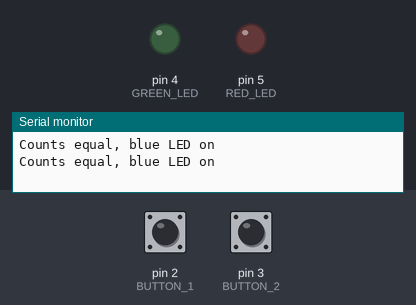
This sketch was run on a simulated Arduino Uno, built with avr-gcc and run on an emulated ATmega328P. Shown: output pins drawn as LEDs (lit = HIGH), the last lines printed to the serial monitor. Inputs (shaded band) come from the test bench; at power-on: pin 2 (BUTTON_1) HIGH, pin 3 (BUTTON_2) HIGH.

Above: at 1.2 s.
1.3 s: pin 2 (BUTTON_1) pulled LOW for 0.15 s
At 2.2 s:
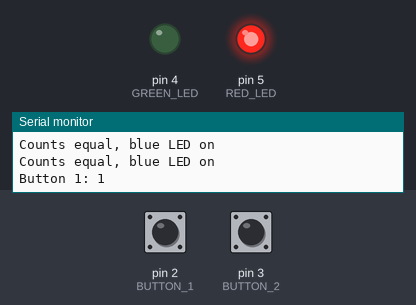
3.0 s: pin 3 (BUTTON_2) pulled LOW for 0.15 s
At 4.0 s:
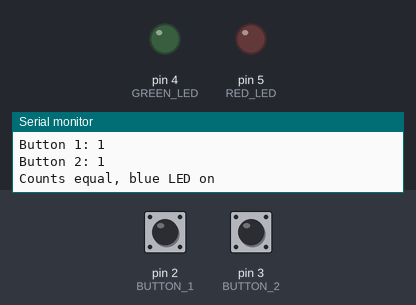
4.6 s: pin 3 (BUTTON_2) pulled LOW for 1 s
At 6.0 s:
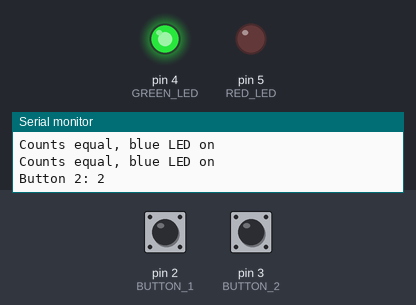
7.1 s: pin 2 (BUTTON_1) pulled LOW for 1 s
At 8.4 s:
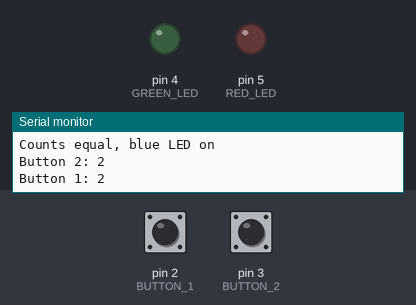
Timing chart, 0 to 10.1 s (numbered marks = the images above; inputs shaded):
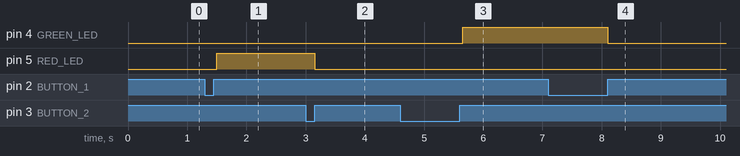

The sketch:

Problem1.ino
```cpp
// define pins
#define BUTTON_1 2
#define BUTTON_2 3
#define RED_LED 5
#define GREEN_LED 4

#define TIME 500

// init button counts
int button1count = 0;
int button2count = 0;

// init button flags, volatile since its in main loop and ISR
volatile int button1flag = 0;
volatile int button2flag = 0;

void setup() {
  // Begin Communication
  Serial.begin(9600);

  // Init I/Os
  pinMode(RED_LED, OUTPUT);
  pinMode(GREEN_LED, OUTPUT);
  pinMode(BUTTON_1, INPUT_PULLUP);
  pinMode(BUTTON_2, INPUT_PULLUP);


  // Create ISR vector table
  attachInterrupt(digitalPinToInterrupt(BUTTON_1), isr_button1, CHANGE);
  attachInterrupt(digitalPinToInterrupt(BUTTON_2), isr_button2, CHANGE);

}

void loop() {
  // main loop, changes LED based on what button is pressed more
  if (button1flag == 1){
    Serial.print("Button 1: ");
    Serial.println(button1count);
    // reset flag
    button1flag = 0;
  }
  if (button2flag == 1){
    Serial.print("Button 2: ");
    Serial.println(button2count);
    // reset flag
    button2flag = 0;
  }
  if (button1count > button2count) { // if button 1 count higher, red on
    digitalWrite(RED_LED, HIGH);
    digitalWrite(GREEN_LED, LOW);
  } else if (button1count == button2count) { // if equal print blue led on
    digitalWrite(RED_LED, LOW);
    digitalWrite(GREEN_LED, LOW);
    delay(TIME);
    Serial.println("Counts equal, blue LED on");
  } else { // else, button 2 count is higher
    digitalWrite(RED_LED, LOW);
    digitalWrite(GREEN_LED, HIGH);
  }
}

// isr for button 1, counts how many times button is pressed
void isr_button1() {
  if (digitalRead(BUTTON_1)) {
    button1count++;
    // print out count
    button1flag = 1;
  }
}

// isr for button 2, counts how many times button is pressed
void isr_button2() {
  if (digitalRead(BUTTON_2)) {
    button2count++;
    // print out count
    button2flag = 1;
  }
}
```

Measured:
- after the input at 1.3 s, pin 5 (RED_LED): LOW → HIGH after 0.20 s
- after the input at 3.0 s, pin 5 (RED_LED): HIGH → LOW after 0.15 s
- after the input at 4.6 s, pin 4 (GREEN_LED): LOW → HIGH after 1.1 s
- after the input at 7.1 s, pin 4 (GREEN_LED): HIGH → LOW after 1.0 s
